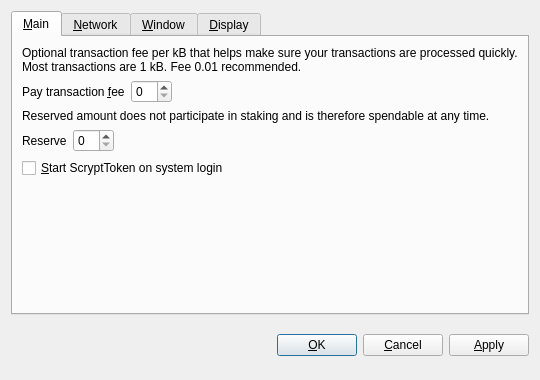
<?xml version="1.0" encoding="UTF-8"?>
<ui version="4.0">
 <class>OptionsDialog</class>
 <widget class="QDialog" name="OptionsDialog">
  <property name="geometry">
   <rect>
    <x>0</x>
    <y>0</y>
    <width>540</width>
    <height>380</height>
   </rect>
  </property>
  <property name="windowTitle">
   <string>Options</string>
  </property>
  <property name="modal">
   <bool>true</bool>
  </property>
  <layout class="QVBoxLayout" name="verticalLayout">
   <item>
    <widget class="QTabWidget" name="tabWidget">
     <property name="tabPosition">
      <enum>QTabWidget::North</enum>
     </property>
     <property name="currentIndex">
      <number>0</number>
     </property>
     <widget class="QWidget" name="tabMain">
      <attribute name="title">
       <string>&amp;Main</string>
      </attribute>
      <layout class="QVBoxLayout" name="verticalLayout_Main">
       <item>
        <widget class="QLabel" name="transactionFeeInfoLabel">
         <property name="text">
          <string>Optional transaction fee per kB that helps make sure your transactions are processed quickly. Most transactions are 1 kB. Fee 0.01 recommended.</string>
         </property>
         <property name="textFormat">
          <enum>Qt::PlainText</enum>
         </property>
         <property name="wordWrap">
          <bool>true</bool>
         </property>
        </widget>
       </item>
       <item>
        <layout class="QHBoxLayout" name="horizontalLayoutFee">
         <item>
          <widget class="QLabel" name="transactionFeeLabel">
           <property name="text">
            <string>Pay transaction &amp;fee</string>
           </property>
           <property name="textFormat">
            <enum>Qt::PlainText</enum>
           </property>
           <property name="buddy">
            <cstring>transactionFee</cstring>
           </property>
          </widget>
         </item>
         <item>
          <widget class="BitcoinAmountField" name="transactionFee"/>
         </item>
         <item>
          <spacer name="horizontalSpacerFee">
           <property name="orientation">
            <enum>Qt::Horizontal</enum>
           </property>
           <property name="sizeHint" stdset="0">
            <size>
             <width>40</width>
             <height>20</height>
            </size>
           </property>
          </spacer>
         </item>
        </layout>
       </item>
       <item>
        <widget class="QLabel" name="reserveBalanceInfoLabel">
         <property name="text">
          <string>Reserved amount does not participate in staking and is therefore spendable at any time.</string>
         </property>
         <property name="textFormat">
          <enum>Qt::PlainText</enum>
         </property>
         <property name="wordWrap">
          <bool>true</bool>
         </property>
        </widget>
       </item>
       <item>
        <layout class="QHBoxLayout" name="horizontalLayoutReserveBalance">
         <item>
          <widget class="QLabel" name="reserveBalanceLabel">
           <property name="text">
            <string>Reserve</string>
           </property>
           <property name="textFormat">
            <enum>Qt::PlainText</enum>
           </property>
           <property name="buddy">
            <cstring>reserveBalance</cstring>
           </property>
          </widget>
         </item>
         <item>
          <widget class="BitcoinAmountField" name="reserveBalance"/>
         </item>
         <item>
          <spacer name="horizontalSpacerReserveBalance">
           <property name="orientation">
            <enum>Qt::Horizontal</enum>
           </property>
           <property name="sizeHint" stdset="0">
            <size>
             <width>40</width>
             <height>20</height>
            </size>
           </property>
          </spacer>
         </item>
        </layout>
       </item>
       <item>
        <widget class="QCheckBox" name="bitcoinAtStartup">
         <property name="toolTip">
          <string>Automatically start ScryptToken after logging in to the system.</string>
         </property>
         <property name="text">
          <string>&amp;Start ScryptToken on system login</string>
         </property>
        </widget>
       </item>
       <item>
        <spacer name="verticalSpacer_Main">
         <property name="orientation">
          <enum>Qt::Vertical</enum>
         </property>
         <property name="sizeHint" stdset="0">
          <size>
           <width>20</width>
           <height>40</height>
          </size>
         </property>
        </spacer>
       </item>
      </layout>
     </widget>
     <widget class="QWidget" name="tabNetwork">
      <attribute name="title">
       <string>&amp;Network</string>
      </attribute>
      <layout class="QVBoxLayout" name="verticalLayout_Network">
       <item>
        <widget class="QCheckBox" name="mapPortUpnp">
         <property name="toolTip">
          <string>Automatically open the ScryptToken client port on the router. This only works when your router supports UPnP and it is enabled.</string>
         </property>
         <property name="text">
          <string>Map port using &amp;UPnP</string>
         </property>
        </widget>
       </item>
       <item>
        <widget class="QCheckBox" name="connectSocks">
         <property name="toolTip">
          <string>Connect to the ScryptToken network through a SOCKS proxy (e.g. when connecting through Tor).</string>
         </property>
         <property name="text">
          <string>&amp;Connect through SOCKS proxy:</string>
         </property>
        </widget>
       </item>
       <item>
        <layout class="QHBoxLayout" name="horizontalLayout_Network">
         <item>
          <widget class="QLabel" name="proxyIpLabel">
           <property name="text">
            <string>Proxy &amp;IP:</string>
           </property>
           <property name="textFormat">
            <enum>Qt::PlainText</enum>
           </property>
           <property name="buddy">
            <cstring>proxyIp</cstring>
           </property>
          </widget>
         </item>
         <item>
          <widget class="QValidatedLineEdit" name="proxyIp">
           <property name="maximumSize">
            <size>
             <width>140</width>
             <height>16777215</height>
            </size>
           </property>
           <property name="toolTip">
            <string>IP address of the proxy (e.g. 127.0.0.1)</string>
           </property>
          </widget>
         </item>
         <item>
          <widget class="QLabel" name="proxyPortLabel">
           <property name="text">
            <string>&amp;Port:</string>
           </property>
           <property name="textFormat">
            <enum>Qt::PlainText</enum>
           </property>
           <property name="buddy">
            <cstring>proxyPort</cstring>
           </property>
          </widget>
         </item>
         <item>
          <widget class="QLineEdit" name="proxyPort">
           <property name="maximumSize">
            <size>
             <width>55</width>
             <height>16777215</height>
            </size>
           </property>
           <property name="toolTip">
            <string>Port of the proxy (e.g. 9050)</string>
           </property>
          </widget>
         </item>
         <item>
          <widget class="QLabel" name="socksVersionLabel">
           <property name="text">
            <string>SOCKS &amp;Version:</string>
           </property>
           <property name="textFormat">
            <enum>Qt::PlainText</enum>
           </property>
           <property name="buddy">
            <cstring>socksVersion</cstring>
           </property>
          </widget>
         </item>
         <item>
          <widget class="QValueComboBox" name="socksVersion">
           <property name="toolTip">
            <string>SOCKS version of the proxy (e.g. 5)</string>
           </property>
          </widget>
         </item>
         <item>
          <spacer name="horizontalSpacer_Network">
           <property name="orientation">
            <enum>Qt::Horizontal</enum>
           </property>
           <property name="sizeHint" stdset="0">
            <size>
             <width>40</width>
             <height>20</height>
            </size>
           </property>
          </spacer>
         </item>
        </layout>
       </item>
       <item>
        <spacer name="verticalSpacer_Network">
         <property name="orientation">
          <enum>Qt::Vertical</enum>
         </property>
         <property name="sizeHint" stdset="0">
          <size>
           <width>20</width>
           <height>40</height>
          </size>
         </property>
        </spacer>
       </item>
      </layout>
     </widget>
     <widget class="QWidget" name="tabWindow">
      <attribute name="title">
       <string>&amp;Window</string>
      </attribute>
      <layout class="QVBoxLayout" name="verticalLayout_Window">
       <item>
        <widget class="QCheckBox" name="minimizeToTray">
         <property name="toolTip">
          <string>Show only a tray icon after minimizing the window.</string>
         </property>
         <property name="text">
          <string>&amp;Minimize to the tray instead of the taskbar</string>
         </property>
        </widget>
       </item>
       <item>
        <widget class="QCheckBox" name="minimizeOnClose">
         <property name="toolTip">
          <string>Minimize instead of exit the application when the window is closed. When this option is enabled, the application will be closed only after selecting Quit in the menu.</string>
         </property>
         <property name="text">
          <string>M&amp;inimize on close</string>
         </property>
        </widget>
       </item>
       <item>
        <spacer name="verticalSpacer_Window">
         <property name="orientation">
          <enum>Qt::Vertical</enum>
         </property>
         <property name="sizeHint" stdset="0">
          <size>
           <width>20</width>
           <height>40</height>
          </size>
         </property>
        </spacer>
       </item>
      </layout>
     </widget>
     <widget class="QWidget" name="tabDisplay">
      <attribute name="title">
       <string>&amp;Display</string>
      </attribute>
      <layout class="QVBoxLayout" name="verticalLayout_Display">
       <item>
        <layout class="QHBoxLayout" name="horizontalLayout_1_Display">
         <item>
          <widget class="QLabel" name="langLabel">
           <property name="text">
            <string>User Interface &amp;language:</string>
           </property>
           <property name="textFormat">
            <enum>Qt::PlainText</enum>
           </property>
           <property name="buddy">
            <cstring>lang</cstring>
           </property>
          </widget>
         </item>
         <item>
          <widget class="QValueComboBox" name="lang">
           <property name="toolTip">
            <string>The user interface language can be set here. This setting will take effect after restarting ScryptToken.</string>
           </property>
          </widget>
         </item>
        </layout>
       </item>
       <item>
        <layout class="QHBoxLayout" name="horizontalLayout_2_Display">
         <item>
          <widget class="QLabel" name="unitLabel">
           <property name="text">
            <string>&amp;Unit to show amounts in:</string>
           </property>
           <property name="textFormat">
            <enum>Qt::PlainText</enum>
           </property>
           <property name="buddy">
            <cstring>unit</cstring>
           </property>
          </widget>
         </item>
         <item>
          <widget class="QValueComboBox" name="unit">
           <property name="toolTip">
            <string>Choose the default subdivision unit to show in the interface and when sending coins.</string>
           </property>
          </widget>
         </item>
        </layout>
       </item>
       <item>
        <widget class="QCheckBox" name="displayAddresses">
         <property name="toolTip">
          <string>Whether to show ScryptToken addresses in the transaction list or not.</string>
         </property>
         <property name="text">
          <string>&amp;Display addresses in transaction list</string>
         </property>
        </widget>
       </item>
       <item>
        <widget class="QCheckBox" name="coinControlFeatures">
         <property name="toolTip">
          <string>Whether to show coin control features or not.</string>
         </property>
         <property name="text">
          <string>Display coin &amp;control features (experts only!)</string>
         </property>
        </widget>
       </item>
       <item>
        <spacer name="verticalSpacer_Display">
         <property name="orientation">
          <enum>Qt::Vertical</enum>
         </property>
         <property name="sizeHint" stdset="0">
          <size>
           <width>20</width>
           <height>40</height>
          </size>
         </property>
        </spacer>
       </item>
      </layout>
     </widget>
    </widget>
   </item>
   <item>
    <layout class="QHBoxLayout" name="horizontalLayout_Buttons">
     <item>
      <spacer name="horizontalSpacer_1">
       <property name="orientation">
        <enum>Qt::Horizontal</enum>
       </property>
       <property name="sizeHint" stdset="0">
        <size>
         <width>40</width>
         <height>48</height>
        </size>
       </property>
      </spacer>
     </item>
     <item>
      <widget class="QLabel" name="statusLabel">
       <property name="font">
        <font>
         <weight>75</weight>
         <bold>true</bold>
        </font>
       </property>
       <property name="text">
        <string/>
       </property>
       <property name="textFormat">
        <enum>Qt::PlainText</enum>
       </property>
       <property name="wordWrap">
        <bool>true</bool>
       </property>
      </widget>
     </item>
     <item>
      <spacer name="horizontalSpacer_2">
       <property name="orientation">
        <enum>Qt::Horizontal</enum>
       </property>
       <property name="sizeHint" stdset="0">
        <size>
         <width>40</width>
         <height>48</height>
        </size>
       </property>
      </spacer>
     </item>
     <item>
      <widget class="QPushButton" name="okButton">
       <property name="text">
        <string>&amp;OK</string>
       </property>
      </widget>
     </item>
     <item>
      <widget class="QPushButton" name="cancelButton">
       <property name="text">
        <string>&amp;Cancel</string>
       </property>
       <property name="autoDefault">
        <bool>false</bool>
       </property>
      </widget>
     </item>
     <item>
      <widget class="QPushButton" name="applyButton">
       <property name="text">
        <string>&amp;Apply</string>
       </property>
       <property name="autoDefault">
        <bool>false</bool>
       </property>
      </widget>
     </item>
    </layout>
   </item>
  </layout>
 </widget>
 <customwidgets>
  <customwidget>
   <class>BitcoinAmountField</class>
   <extends>QSpinBox</extends>
   <header>bitcoinamountfield.h</header>
  </customwidget>
  <customwidget>
   <class>QValueComboBox</class>
   <extends>QComboBox</extends>
   <header>qvaluecombobox.h</header>
  </customwidget>
  <customwidget>
   <class>QValidatedLineEdit</class>
   <extends>QLineEdit</extends>
   <header>qvalidatedlineedit.h</header>
  </customwidget>
 </customwidgets>
 <resources/>
 <connections/>
</ui>
